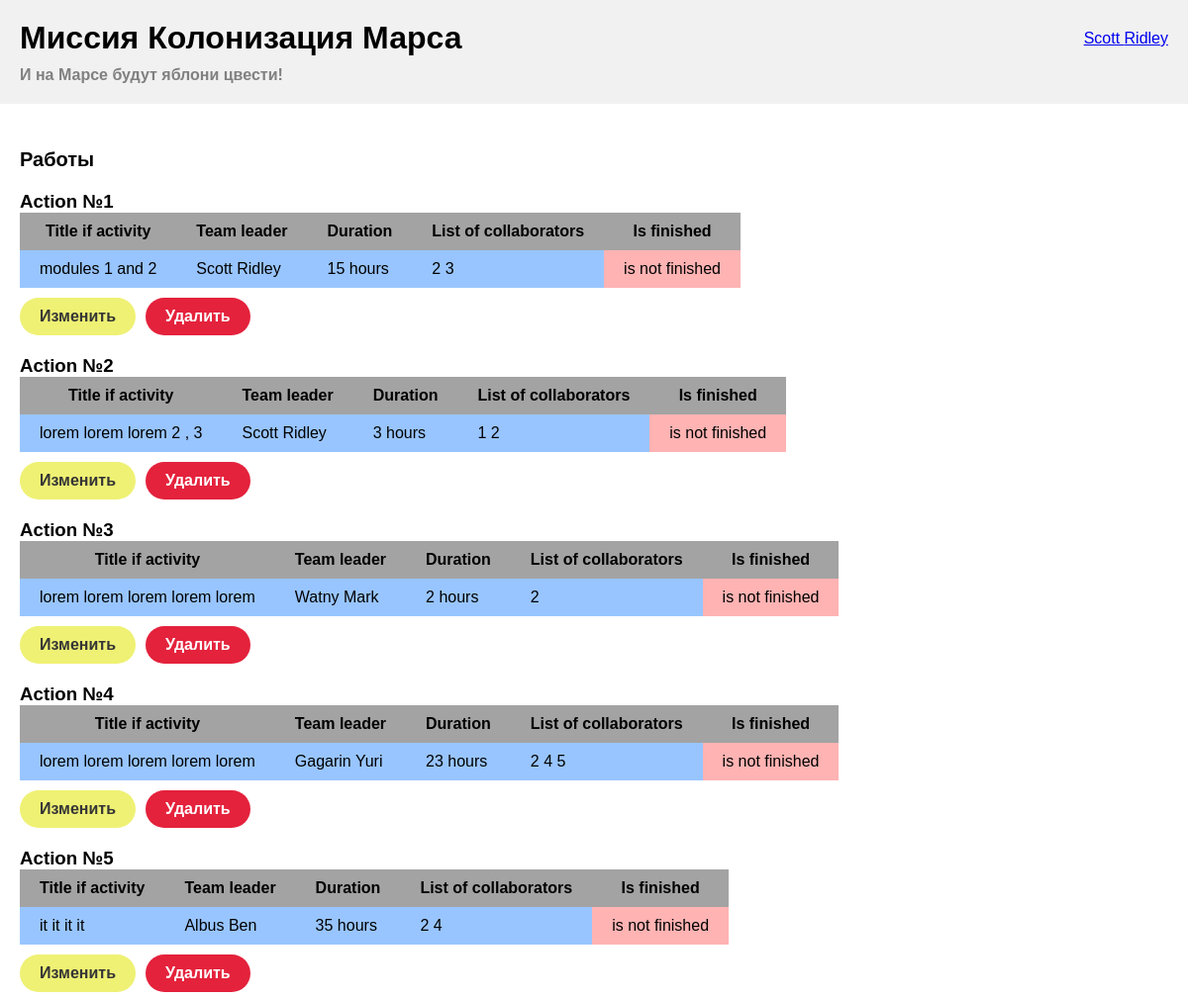
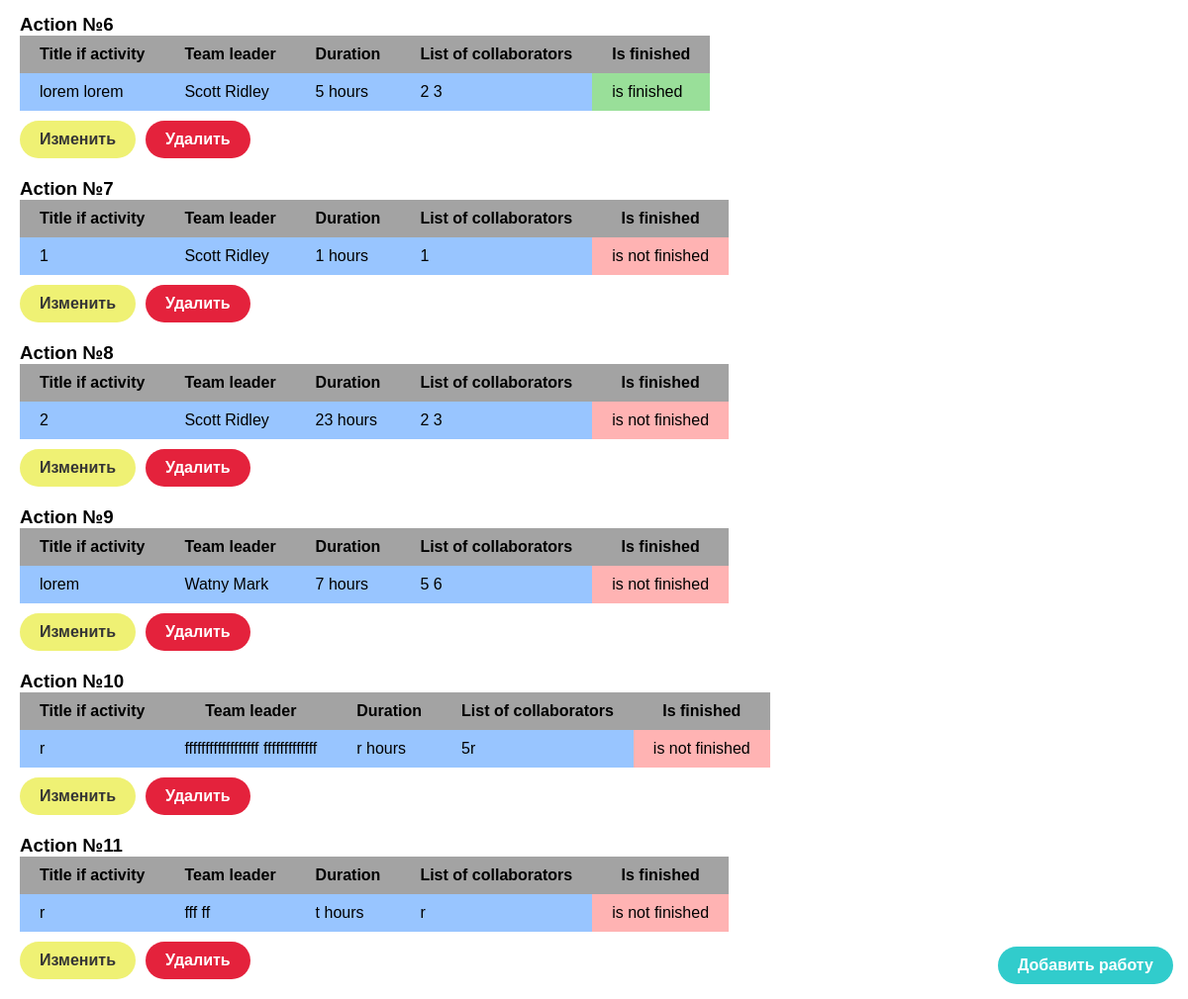
The page / (signed in) on the database its author committed (2 pictures, top to bottom).
### data/users.py (models this page shows, shortened)
class User(SqlAlchemyBase, UserMixin):
    __tablename__ = 'users'
    id = sqlalchemy.Column(sqlalchemy.Integer,
                           primary_key=True, autoincrement=True)
    surname = sqlalchemy.Column(sqlalchemy.String, nullable=True)
    name = sqlalchemy.Column(sqlalchemy.String, nullable=True)
    age = sqlalchemy.Column(sqlalchemy.Integer, nullable=True)
    position = sqlalchemy.Column(sqlalchemy.String, nullable=True)
    speciality = sqlalchemy.Column(sqlalchemy.String, nullable=True)
    address = sqlalchemy.Column(sqlalchemy.String, nullable=True)
    email = sqlalchemy.Column(sqlalchemy.String, unique=True, nullable=True)
    hashed_password = sqlalchemy.Column(sqlalchemy.String, nullable=True)
    modified_date = sqlalchemy.Column(sqlalchemy.DateTime, default=datetime.datetime.now)
    news = orm.relationship("News", back_populates='user')
    jobs = orm.relationship("Jobs", back_populates='user')
    departments = orm.relationship("Department", back_populates='user')

### data/jobs.py (models this page shows)
class Jobs(SqlAlchemyBase):
    __tablename__ = 'jobs'
    id = sqlalchemy.Column(sqlalchemy.Integer,
                           primary_key=True, autoincrement=True)
    team_leader = sqlalchemy.Column(sqlalchemy.Integer, sqlalchemy.ForeignKey("users.id"), nullable=True)
    job = sqlalchemy.Column(sqlalchemy.String, nullable=True)
    work_size = sqlalchemy.Column(sqlalchemy.Integer, nullable=True)
    collaborators = sqlalchemy.Column(sqlalchemy.String, nullable=True)
    start_date = sqlalchemy.Column(sqlalchemy.DateTime, default=datetime.datetime.now)
    end_date = sqlalchemy.Column(sqlalchemy.DateTime, nullable=True)
    is_finished = sqlalchemy.Column(sqlalchemy.Boolean, default=False)
    user = orm.relationship('User', foreign_keys=[team_leader])

### main.py (the view)
@app.route("/")
def index_jobs():
    db_sess = db_session.create_session()
    jobs = db_sess.query(Jobs).all()
    return render_template("index_jobs.html", jobs=jobs)

### data/db_session.py (called while the page is built)
def create_session() -> Session:
    global __factory
    return __factory()

### main.py (called while the page is built)
@login_manager.user_loader
def load_user(user_id):
    db_sess = db_session.create_session()
    return db_sess.query(User).get(user_id)

### templates/index_jobs.html (shortened to what this page needs)
<!doctype html>
<html lang="ru">
    <head>
        <link rel="stylesheet" type="text/css" href="../static/css/style.css">
    </head>
    <body>
        <header class="authorization-header">
            <nav class="authorization-header__panel">
                {% if current_user.is_authenticated %}
                    <a class="navbar-brand" href="/logout">{{ current_user.surname }} {{ current_user.name }}</a>
                {% else %}
                    <p>
                        <a class="btn btn-register btn_modif" href="/register">Зарегистрироваться</a>
                        <a class="btn btn-login btn_modif" href="/login">Войти</a>
                    </p>
                {% endif %}
            </nav>
        </header>
        <main>
            {% extends "base.html" %}
            {% block content %}
            <div class="content">
                {% if current_user.is_authenticated %}
                    <a href="jobs" class="btn btn-secondary btn_modif">Добавить работу</a>
                {% endif %}
                <h2 class="h2_none_margin">Работы</h2>
                {% for job in jobs%}
                <div class="item">
                    <h3>Action №{{ loop.index }}</h3>
                    <table>
                        <tr>
                            <th>Title if activity</th>
                            <th>Team leader</th>
                            <th>Duration</th>
                            <th>List of collaborators</th>
                            <th>Is finished</th>
                        </tr>
                        <tr>
                            <td>{{ job.job }}</td>
                            <td>{{ job.user.surname }} {{ job.user.name }}</td>
                            <td>{{ job.work_size }} hours</td>
                            <td>{{ job.collaborators }}</td>
                            <td class="{% if job.is_finished %} green {% else %} red {% endif %}">{% if job.is_finished %} is finished {% else %} is not finished {% endif %}</td>
                        </tr>
                    </table>
                    {% if current_user.is_authenticated and (current_user.id == 1 or current_user.id == job.team_leader) %}
                    <div class="setting-panel">
                        <a href="/jobs/{{ job.id }}" class="btn btn-warning btn_modif">
                            Изменить
                        </a>
                        <a href="/jobs_delete/{{ job.id }}" class="btn btn-danger btn_modif">
                            Удалить
                        </a>
                    </div>
                {% endif %}
                </div>
                {% endfor %}
            </div>
            {% endblock %}

### static/css/style.css (style rules this page uses)
* { padding: 0; margin: 0; }
body { font-family: 'Ubuntu', sans-serif; }
h2 { font-size: 20px; margin-left: 200px; }
.h2_none_margin { margin-left: 20px; }
.content { margin-top: 150px; }
.authorization-header { z-index: 10; position: fixed; right: 20px; top: 30px; }
.btn { transition: 0.2s all ease-out 0s; border: none; padding: 10px 20px; color: white; font-weight: 600; border-radius: 100px; background: rgb(41, 141, 255); }
.btn_modif { display: inline-block; text-decoration: none; }
.btn-secondary { position: fixed; right: 15px; bottom: 15px; background: rgb(49, 204, 204); }
.btn-warning { background: rgb(239, 241, 116); color: rgb(53, 53, 53); }
.btn-danger { background-color:rgb(228, 34, 60); }
.setting-panel { display: flex; margin-top: 10px; }
.setting-panel>*:not(:last-child) { margin-right: 10px; }
.navbar-brand { float: right; }
.item { margin: 20px; }
table { border-collapse: collapse; }
tr { padding: 10px 20px; min-height: 50px; }
th { padding: 10px 20px; min-height: 50px; background: rgb(163, 163, 163); }
td { padding: 10px 20px; background: rgb(152, 197, 255); }
.red { background: rgb(255, 179, 179); }
.green { background: rgb(153, 223, 153); }

### rows shown on the page
User: surname "Scott", name "Ridley"
Jobs: job "modules 1 and 2", user.surname "Scott", user.name "Ridley", work_size "15", collaborators "2 3", is_finished "is not finished"
Jobs: job "lorem lorem lorem 2 , 3", user.surname "Scott", user.name "Ridley", work_size "3", collaborators "1 2", is_finished "is not finished"
Jobs: job "lorem lorem lorem lorem lorem", user.surname "Watny", user.name "Mark", work_size "2", collaborators "2", is_finished "is not finished"
Jobs: job "lorem lorem lorem lorem lorem", user.surname "Gagarin", user.name "Yuri", work_size "23", collaborators "2 4 5", is_finished "is not finished"
Jobs: job "it it it it", user.surname "Albus", user.name "Ben", work_size "35", collaborators "2 4", is_finished "is not finished"
Jobs: job "lorem lorem", user.surname "Scott", user.name "Ridley", work_size "5", collaborators "2 3", is_finished "is finished"
Jobs: job "1", user.surname "Scott", user.name "Ridley", work_size "1", collaborators "1", is_finished "is not finished"
Jobs: job "2", user.surname "Scott", user.name "Ridley", work_size "23", collaborators "2 3", is_finished "is not finished"
Jobs: job "lorem", user.surname "Watny", user.name "Mark", work_size "7", collaborators "5 6", is_finished "is not finished"
Jobs: job "r", user.surname "ffffffffffffffffff", user.name "fffffffffffff", work_size "r", collaborators "5r", is_finished "is not finished"
Jobs: job "r", user.surname "fff", user.name "ff", work_size "t", collaborators "r", is_finished "is not finished"
